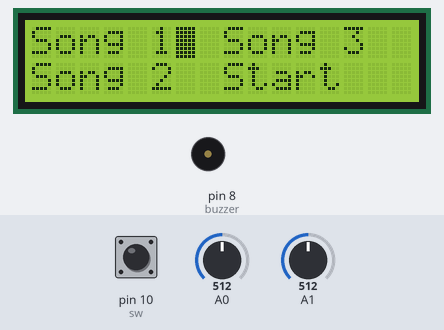
This sketch was run on a simulated Arduino Uno, built with avr-gcc and run on an emulated ATmega328P. Parts: 16×2 character LCD, buzzer (waves = sounding, pin HIGH). The test bench sets the inputs (shaded band); at power-on: pin 10 (sw) HIGH, A1 = 512, A0 = 512. What the sketch prints to the serial monitor is not drawn.

Above: at 1.2 s.
1.3 s: pin 10 (sw) pulled LOW for 0.15 s
At 1.43 s:
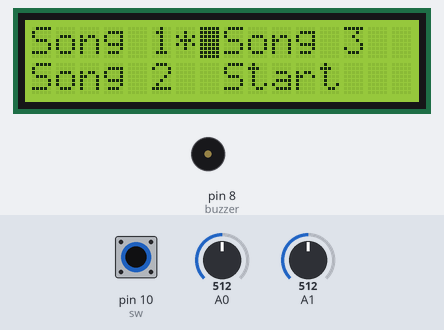
3.0 s: A1 set to 415
4.5 s: A1 set to 391
At 5.3 s:
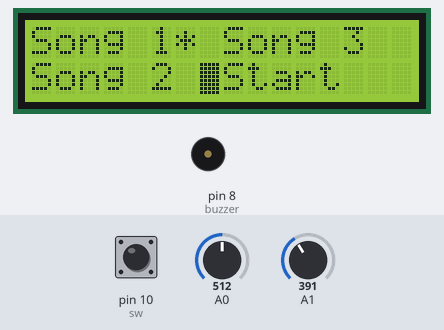
6.3 s: pin 10 (sw) pulled LOW for 1 s
At 8.5 s:
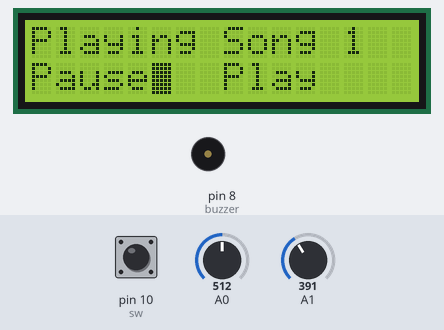
8.8 s: A0 set to 593
10.3 s: A0 set to 618
At 11.3 s:
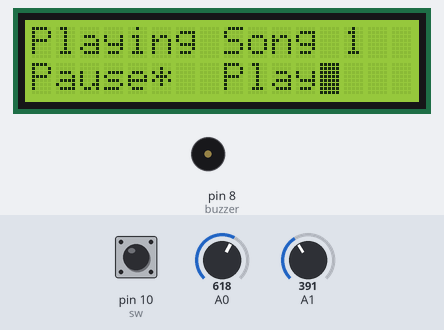
Timing chart, 0 to 13.0 s (numbered marks = the images above; inputs shaded):
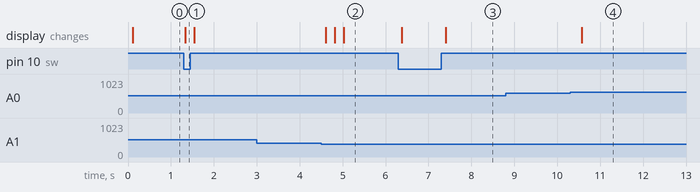

Measured:
- after the input at 1.3 s, the display: changes at once (image 1)
- after the input at 3.0 s, every drawn part: stays the same
- after the input at 4.5 s, the display: first changes after 0.11 s (image 2 shows a later state)
- after the input at 6.3 s, the display: first changes after 0.08 s (image 3 shows a later state)
- after the input at 8.8 s, every drawn part: stays the same
- after the input at 10.3 s, the display: changes after 0.27 s (image 4)

The sketch:

lab7_final.ino
```cpp
//Inspiration for songs from here: https://github.com/robsoncouto/arduino-songs

#include "Timer.h"
#include "LiquidCrystal.h"
#include "pitches.h"

// Sound Variables
int buzzer = 8;

// Song 1
int song1[] = {
  NOTE_E4, NOTE_E4, 0, NOTE_E4, 0, NOTE_C4, NOTE_E4, NOTE_G4,
  NOTE_G4, 0, NOTE_A4, 0, NOTE_A4, NOTE_G4, NOTE_E4,
  NOTE_G4, NOTE_E4, 0, NOTE_A4, 0, NOTE_B4, NOTE_B4, NOTE_C5, NOTE_C5, NOTE_B4, NOTE_A4, NOTE_A4,
  NOTE_A4, NOTE_B4, NOTE_A4, NOTE_G4, NOTE_E4, NOTE_G4, NOTE_A4, NOTE_G4, NOTE_E4, -1
};

int song1_time[] = {
  2, 2, 2, 2, 2, 2, 2, 4,
  4, 2, 2, 2, 2, 2, 4,
  4, 2, 2, 2, 2, 2, 2, 2, 2, 2, 2, 4,
  4, 2, 2, 2, 2, 2, 2, 2, 2, 2
};


//Song 2
int song2[] = {
  NOTE_C4, NOTE_C4, NOTE_D4, NOTE_C4, NOTE_F4, NOTE_E4,
  NOTE_C4, NOTE_C4, NOTE_D4, NOTE_C4, NOTE_G4, NOTE_F4,
  NOTE_C4, NOTE_C4, NOTE_C5, NOTE_A4, NOTE_F4, NOTE_E4, NOTE_D4,
  NOTE_AS4, NOTE_AS4, NOTE_A4, NOTE_F4, NOTE_G4, NOTE_F4, -1
};

int song2_time[] = {
  8, 8, 4, 4, 4, 2,
  8, 8, 4, 4, 4, 2,
  8, 8, 4, 4, 4, 4, 2,
  8, 8, 4, 4, 4, 4
};


//Song 3
int song3[] = {
  NOTE_F4, NOTE_A4, NOTE_B4, NOTE_F4, NOTE_A4, NOTE_B4,
  NOTE_E4, NOTE_E4, NOTE_D4, NOTE_E4, NOTE_G4,
  NOTE_A4, NOTE_G4, NOTE_E4, NOTE_A4, NOTE_B4,
  NOTE_A4, NOTE_G4, NOTE_E4, NOTE_D4, NOTE_E4, NOTE_F4, NOTE_E4, NOTE_D4, -1
};

int song3_time[] = {
  4, 4, 2, 4, 4, 1,
  4, 4, 4, 4, 2,
  4, 4, 4, 4, 1,
  4, 4, 4, 4, 4, 4, 4,
};


// LCD variables
const int rs = 12, en = 11, d4 = 5, d5 = 4, d6 = 3, d7 = 2;
LiquidCrystal lcd(rs, en, d4, d5, d6, d7);
// Depending on the LiquidCrystal library you are able to install, it might be:
// LiquidCrystal lcd(rs, en, d4, d5, d6, d7);


// Task Structure Definition
typedef struct task {
   int state;                  // Tasks current state
   unsigned long period;       // Task period
   unsigned long elapsedTime;  // Time elapsed since last task tick
   int (*TickFct)(int);        // Task tick function
} task;


const unsigned char tasksNum = 4;
task tasks[tasksNum]; // We have 4 tasks

// Task Periods

const unsigned long periodLCDOutput = 100;
const unsigned long periodJoystickInput = 100;
const unsigned long periodSoundOutput = 100;
const unsigned long periodController = 500;


// GCD
const unsigned long tasksPeriodGCD = 100;

// Task Function Definitions
int TickFct_LCDOutput(int state);
int TickFct_JoystickInput(int state);
int TickFct_SoundOutput(int state);
int TickFct_Controller(int state);

// Task Enumeration Definitions
enum LO_States {LO_init, LO_MenuOptionA, LO_MenuOptionB};
enum JI_States {JI_init, JI_Sample};
enum SO_States {SO_init, SO_SoundOn, SO_SoundOff};
enum C_States {C_init, C_T1};


void TimerISR() { // TimerISR actually defined here
  unsigned char i;
  for (i = 0; i < tasksNum; ++i) { // Heart of the scheduler code
     if ( tasks[i].elapsedTime >= tasks[i].period ) { // Ready
        tasks[i].state = tasks[i].TickFct(tasks[i].state);
        tasks[i].elapsedTime = 0;
     }
     tasks[i].elapsedTime += tasksPeriodGCD;
  }
}


void LCDWriteLines(String line1, String line2, String line3, String line4) {
  lcd.clear();
  lcd.setCursor(0, 0);
  lcd.print(line1);
  lcd.setCursor(0,1);
  lcd.print(line2);
  lcd.setCursor(8, 0);
  lcd.print(line3);
  lcd.setCursor(8, 1);
  lcd.print(line4);
}

// Task Function Definitions

int direction = 0;
int cursorPosition = 1;
int selectedSong = -1;
int sw = 10;
const unsigned long debounceDelay = 200; //200 ms debouncing
unsigned long lastDebounceTime = 0;
unsigned long lastButtonPress = 0;
int bPos = 1;
int paused = 1;
int songEnd = 0;


int readButton() { //returns 1 if the joystick button is pressed, 0 otherwise
  if (!digitalRead(sw)) {
    Serial.println("PRESS");
    return 1; // button pressed
  }
  else {
    return 0; // button not pressed
  }
}

/// Task 1
int TickFct_LCDOutput(int state) {
  switch (state) { // State Transitions
    case LO_init:
      LCDWriteLines("Song 1", "Song 2", "Song 3", "Start");
      state = LO_MenuOptionA;
    break;
    case LO_MenuOptionA:
      if (selectedSong !=-1 && cursorPosition == 4 && readButton()) {
        state = LO_MenuOptionB;
        Serial.print("Going to menu B with selection of Song ");
        Serial.println(selectedSong);
        paused=0;
      if (selectedSong==1) {
        LCDWriteLines("Playing", "Pause", "Song 1", "Play");
      }
      if (selectedSong==2) {
        LCDWriteLines("Playing", "Pause", "Song 2", "Play");
      }

      if (selectedSong==3) {
        LCDWriteLines("Playing", "Pause", "Song 3", "Play");
      }

      }
    break;
    case LO_MenuOptionB:
      if (songEnd == 1) {
        songEnd=0;
        selectedSong = -1;
        LCDWriteLines("Song 1", "Song 2", "Song 3", "Start");
        state = LO_MenuOptionA;
      }
    break;
  }

  switch (state) { // State Actions
    case LO_init:
    break;
    case LO_MenuOptionA:
      if (readButton()) { // This will clear selection when a new song is chosen
        lcd.setCursor(6, 0);
        lcd.print(" ");
        lcd.setCursor(6, 1);
        lcd.print(" ");
        lcd.setCursor(7, 0);
        lcd.print(" ");
      }

      if (cursorPosition == 1) {
        lcd.setCursor(6, 0); // Align with "Song 1"
        lcd.blink();
        if(readButton()) {
          lcd.print("*");
          selectedSong = 1;
          Serial.println("Song1 selected");
        }
      } else if (cursorPosition == 2) {
        lcd.setCursor(6, 1); // Align with "Song 2"
        lcd.blink();
        if(readButton()) {
          lcd.print("*");
          selectedSong = 2;
          Serial.println("Song2 selected");
        }
      } else if (cursorPosition == 3) {
        lcd.setCursor(7, 0); // Align with "Song 3"
        lcd.blink();
        if(readButton()) {
          lcd.print("*");
          selectedSong = 3;
          Serial.println("Song3 selected");
        }
      } else if (cursorPosition == 4) {
        lcd.setCursor(7, 1); // Align with "Start"
        lcd.blink();
        if(readButton() && selectedSong != -1) {
          paused = 0;
          selectedSong = -1;
        }
      }
    break;
    case LO_MenuOptionB:
      if (readButton()) { // This will clear selection when a new song is chosen
        lcd.setCursor(5, 1);
        lcd.print(" ");
        lcd.setCursor(12, 1);
        lcd.print(" ");
      }

      if (bPos==1) {
        lcd.setCursor(5, 1);
        lcd.blink();
        if(readButton()) {
          lcd.print("*");
          paused = 1;
          Serial.println("PAUSE");
        }
      }

      if (bPos==2) {
        lcd.setCursor(12, 1);
        lcd.blink();
        if(readButton()) {
          lcd.print("*");
          paused = 0;
          Serial.println("UNPAUSE");
        }

      }


    break;
  }
  return state;
}


// Task 2
int TickFct_JoystickInput(int state) {
  switch (state) { // State Transitions
    case JI_init:
      state = JI_Sample;
    break;
    case JI_Sample:
    break;
  }

  switch (state) { // State Actions
    case JI_Sample:
      unsigned long currentTime = millis(); // get the current time

      // Check if debounce period has passed since last button press
      if (currentTime - lastButtonPress > debounceDelay) {
        int xinput = analogRead(A0);
        int yinput = analogRead(A1);
        if (xinput < 400) { //left
          cursorPosition = cursorPosition - 2;
          bPos = 1;
          Serial.println("Left");
          lastButtonPress = currentTime;
        }
        else if (xinput > 600) { //right
          cursorPosition = cursorPosition + 2;
          bPos = 2;
          Serial.println("Right");
          lastButtonPress = currentTime;
        }
        else if (yinput > 550) { //up
          cursorPosition--; // Moves cursor up
          Serial.println("Up");
          lastButtonPress = currentTime;
        }
        else if (yinput < 400) { //down
          cursorPosition++; // Moves cursor down
          Serial.println("Down");
          lastButtonPress = currentTime;
        }
      }

      if (readButton()) {
        if (currentTime - lastDebounceTime > debounceDelay) {
          if (cursorPosition !=4) {
            selectedSong = cursorPosition;
          }
          lastDebounceTime = currentTime;
        }
      }

      cursorPosition = constrain(cursorPosition, 1, 4); // Ensures cursor stays within menu options (1-4 for 4 options). Not exactly sure how this operates or if it will cause issues in edge cases, but works in my use.
    break;
  }
  return state;
}


// Sound Output
int counter = 0;
int note = 0;
int TickFct_SoundOutput(int state) {
  switch (state) { // State Transitions
    case SO_init:
      state = SO_SoundOn;
    break;
    case SO_SoundOn:
      if (selectedSong != -1 && !paused) {
        if(song1[note] == -1 || song2[note] == -1 || song3[note] == -1) { // Song ended
            note = 0; // Reset note counter
            Serial.print("End of Song ");
            Serial.println(selectedSong);
            selectedSong = -1; // Deselect the song
            paused = 1;
            songEnd = 1;
            state = SO_init;
            break;
        }
        if(counter >= song1_time[note]) {
          state = SO_SoundOff;
          note++;
          counter = 0;
        }
      }
    break;
    case SO_SoundOff:
      state = SO_SoundOn;
    break;

  }
   switch (state) { // State Actions
    case SO_SoundOn:
      if (selectedSong != -1 && !paused) {
        switch (selectedSong) {
          case 1:
            tone(buzzer, song1[note], periodSoundOutput * song1_time[note]);
            Serial.println("Playing song1");
            break;
          case 2:
            tone(buzzer, song2[note], periodSoundOutput * song2_time[note]);
            Serial.println("Playing song2");
            break;
          case 3:
            tone(buzzer, song3[note], periodSoundOutput * song3_time[note]);
            Serial.println("Playing song3");
            break;
        }
        counter++;
      }
    break;
    case SO_SoundOff:
      noTone(buzzer);
    break;
  }
  return state;
}

// Task 4 (Unused)
int TickFct_Controller(int state) {
  switch (state) { // State Transitions
    case 0:
    break;
  }

   switch (state) { // State Actions
    case 0:
    break;
  }
  return state;
}


void InitializeTasks() {
  unsigned char i=0;
  tasks[i].state = LO_init;
  tasks[i].period = periodLCDOutput;
  tasks[i].elapsedTime = tasks[i].period;
  tasks[i].TickFct = &TickFct_LCDOutput;
  ++i;
  tasks[i].state = JI_init;
  tasks[i].period = periodJoystickInput;
  tasks[i].elapsedTime = tasks[i].period;
  tasks[i].TickFct = &TickFct_JoystickInput;
  ++i;
  tasks[i].state = SO_init;
  tasks[i].period = periodSoundOutput;
  tasks[i].elapsedTime = tasks[i].period;
  tasks[i].TickFct = &TickFct_SoundOutput;
  ++i;
  tasks[i].state = C_init;
  tasks[i].period = periodController;
  tasks[i].elapsedTime = tasks[i].period;
  tasks[i].TickFct = &TickFct_Controller;

}

void setup() {
  // put your setup code here, to run once:
  InitializeTasks();
  pinMode(sw, INPUT_PULLUP);
  pinMode(buzzer, OUTPUT);
  TimerSet(tasksPeriodGCD);
  TimerOn();
  Serial.begin(9600);
  // Initialize Outputs
  lcd.begin(16, 2);
  // Initialize Inputs

}

void loop() {
  // put your main code here, to run repeatedly:
  // Task Scheduler with Timer.h
}
```

Timer.h
```cpp
// Permission to copy is granted provided that this header remains intact.
// This software is provided with no warranties.

////////////////////////////////////////////////////////////////////////////////

#ifndef Timer
#define Timer

#include "Arduino.h"

volatile unsigned char TimerFlag = 0; // TimerISR() sets this to 1. C programmer should clear to 0.

// Internal variables for mapping AVR's ISR to our cleaner TimerISR model.
unsigned long _avr_timer_M = 1; // Start count from here, down to 0. Default 1ms
unsigned long _avr_timer_cntcurr = 0; // Current internal count of 1ms ticks

// Set TimerISR() to tick every M ms
void TimerSet(unsigned long M) {
	_avr_timer_M = M;
	_avr_timer_cntcurr = _avr_timer_M;
}

void TimerOn() {
	// AVR timer/counter controller register TCCR1
  TCCR1B 	= 0x0B;	// bit3 = 1: CTC mode (clear timer on compare)
					// bit2bit1bit0=011: prescaler /64
					// 00001011: 0x0B
					// SO, 16 MHz clock or 16,000,000 /64 = 250,000 ticks/s
					// Thus, TCNT1 register will count at 250,000 ticks/s
          // FOR MICROSECONDS:
          // bit3 = 1: CTC mode (clear timer on compare)
					// bit2bit1bit0=010: prescaler /64
					// 00001011: 0x0A
					// SO, 16 MHz clock or 16,000,000 /8 = 2,000,000 ticks/s
					// Thus, TCNT1 register will count at 2,000,000 ticks/s

	// AVR output compare register OCR1A.
	OCR1A 	= 250;	// Timer interrupt will be generated when TCNT1==OCR1A
					// We want a 1 ms tick. 0.001 s * 250,000 ticks/s = 250
					// So when TCNT1 register equals 250,
					// 1 ms has passed. Thus, we compare to 250.
					// AVR timer interrupt mask register
          // FOR MICROSECONDS:
          // Timer interrupt will be generated when TCNT1==OCR1A
					// We want a 1 us tick. 0.000001 s * 2,000,000 ticks/s = 2
					// So when TCNT1 register equals 2,
					// 1 us has passed. Thus, we compare to 2.
					// AVR timer interrupt mask register

	TIMSK1 	= 0x02; // bit1: OCIE1A -- enables compare match interrupt

	//Initialize avr counter
	TCNT1 = 0;

	// TimerISR will be called every _avr_timer_cntcurr milliseconds
	_avr_timer_cntcurr = _avr_timer_M;

	//Enable global interrupts
	SREG |= 0x80;	// 0x80: 1000000
}

void TimerOff() {
	TCCR1B 	= 0x00; // bit3bit2bit1bit0=0000: timer off
}

void TimerISR(); // Converted to a Function Declaration

// In our approach, the C programmer does not touch this ISR, but rather TimerISR()
ISR(TIMER1_COMPA_vect)
{
	// CPU automatically calls when TCNT0 == OCR0 (every 1 ms per TimerOn settings)
	_avr_timer_cntcurr--; 			// Count down to 0 rather than up to TOP
	if (_avr_timer_cntcurr == 0) { 	// results in a more efficient compare
		TimerISR(); 				// Call the ISR that the user uses
		_avr_timer_cntcurr = _avr_timer_M;
	}
}

#endif //Timer
```

pitches.h
```cpp
// Code from https://docs.arduino.cc/built-in-examples/digital/toneMelody

#define NOTE_B0  31
#define NOTE_C1  33
#define NOTE_CS1 35
#define NOTE_D1  37
#define NOTE_DS1 39
#define NOTE_E1  41
#define NOTE_F1  44
#define NOTE_FS1 46
#define NOTE_G1  49
#define NOTE_GS1 52
#define NOTE_A1  55
#define NOTE_AS1 58
#define NOTE_B1  62
#define NOTE_C2  65
#define NOTE_CS2 69
#define NOTE_D2  73
#define NOTE_DS2 78
#define NOTE_E2  82
#define NOTE_F2  87
#define NOTE_FS2 93
#define NOTE_G2  98
#define NOTE_GS2 104
#define NOTE_A2  110
#define NOTE_AS2 117
#define NOTE_B2  123
#define NOTE_C3  131
#define NOTE_CS3 139
#define NOTE_D3  147
#define NOTE_DS3 156
#define NOTE_E3  165
#define NOTE_F3  175
#define NOTE_FS3 185
#define NOTE_G3  196
#define NOTE_GS3 208
#define NOTE_A3  220
#define NOTE_AS3 233
#define NOTE_B3  247
#define NOTE_C4  262
#define NOTE_CS4 277
#define NOTE_D4  294
#define NOTE_DS4 311
#define NOTE_E4  330
#define NOTE_F4  349
#define NOTE_FS4 370
#define NOTE_G4  392
#define NOTE_GS4 415
#define NOTE_A4  440
#define NOTE_AS4 466
#define NOTE_B4  494
#define NOTE_C5  523
#define NOTE_CS5 554
#define NOTE_D5  587
#define NOTE_DS5 622
#define NOTE_E5  659
#define NOTE_F5  698
#define NOTE_FS5 740
#define NOTE_G5  784
#define NOTE_GS5 831
#define NOTE_A5  880
#define NOTE_AS5 932
#define NOTE_B5  988
#define NOTE_C6  1047
#define NOTE_CS6 1109
#define NOTE_D6  1175
#define NOTE_DS6 1245
#define NOTE_E6  1319
```
